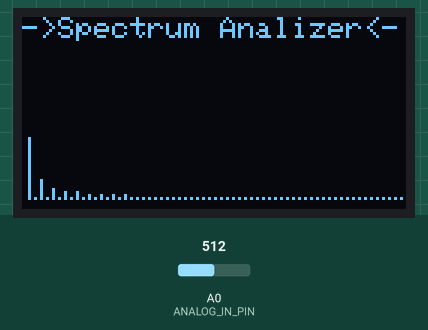
Bench run of a sketch on a simulated Arduino Uno, built with avr-gcc and run on an emulated ATmega328P. Shown: 128×64 one-colour display. Inputs (shaded band) come from the test bench; at power-on: A0 (ANALOG_IN_PIN) = 512.

Above: at 1.2 s.
1.3 s: A0 (ANALOG_IN_PIN) set to 716
At 2.4 s:
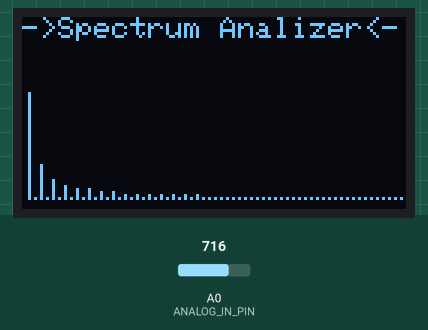
3.2 s: A0 (ANALOG_IN_PIN) set to 900
5.2 s: A0 (ANALOG_IN_PIN) set to 54
Timing chart, 0 to 8.2 s (numbered marks = the images above; inputs shaded):
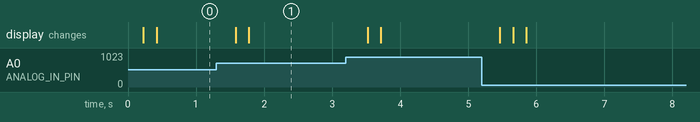

Measured:
- after the input at 1.3 s, the display: first changes after 0.28 s (image 1 shows a later state)

The sketch:

Spectrum-Analyzer-01.ino
```cpp
/*
 * Arduino Spectrum Analizer
 *
 * learnelectronics
 * 27 April 2017
 * black magic stolen from CBM80Amiga
 *
 * www.youtube.com/c/learnelectronics
 * arduino1069@gmail.com
 *
 * Fix_FFT library available @ https://github.com/kosme/arduinoFFT
 */


#include "fix_fft.h"                                  //library to perfom the Fast Fourier Transform

//#include <SPI.h>                                      //SPI library
#include <Wire.h>                                     //I2C library for OLED
#include <Adafruit_GFX.h>                             //graphics library for OLED
#include <Adafruit_SSD1306.h>                         //OLED driver
#define ANALOG_IN_PIN A0
#define SCREEN_WIDTH 128 // OLED display width, in pixels
#define SCREEN_HEIGHT 64 // OLED display height, in pixels

#define OLED_RESET 4                                  //OLED reset, not hooked up but required by library
Adafruit_SSD1306 display(SCREEN_WIDTH, SCREEN_HEIGHT, &Wire, OLED_RESET);                 //declare instance of OLED library called display

char im[128], data[128];                              //variables for the FFT
char x = 0, ylim = 60;                                //variables for drawing the graphics
int i = 0, val;                                       //counters

void setup()
{
  Serial.begin(9600);                                 //serial comms for debuging
  display.begin(SSD1306_SWITCHCAPVCC,0x3D);           //begin OLED @ hex addy 0x3C
  display.setTextSize(1);                             //set OLED text size to 1 (1-6)
  display.setTextColor(WHITE);                        //set text color to white
  display.clearDisplay();                             //clear display
  analogReference(DEFAULT);                           // Use default (5v) aref voltage.
};

void loop()
{
  int min=1024, max=0;                                //set minumum & maximum ADC values
  for (i = 0; i < 64; i++) {                         //take 128 samples
    val = analogRead(ANALOG_IN_PIN);                             //get audio from Analog 0
    data[i] = val / 4 - 64;                          //each element of array is val/4-128
    im[i] = 0;                                        //
    if(val>max) max=val;                              //capture maximum level
    if(val<min) min=val;                              //capture minimum level
  };

  fix_fft(data, im, 7, 0);                            //perform the FFT on data

  display.clearDisplay();                             //clear display
  for (i = 1; i < 64; i++) {                          // In the current design, 60Hz and noise
    int dat = sqrt(data[i] * data[i] + im[i] * im[i]);//filter out noise and hum
    display.drawLine(i*2 + x, ylim, i*2 + x, ylim - dat, WHITE); // draw bar graphics for freqs above 500Hz to buffer
  };
  display.setCursor(0,0);                             //set cursor to top of screen
  display.print("->Spectrum Analizer<-");             //print title to buffer
  display.display();                                  //show the buffer
};
```
